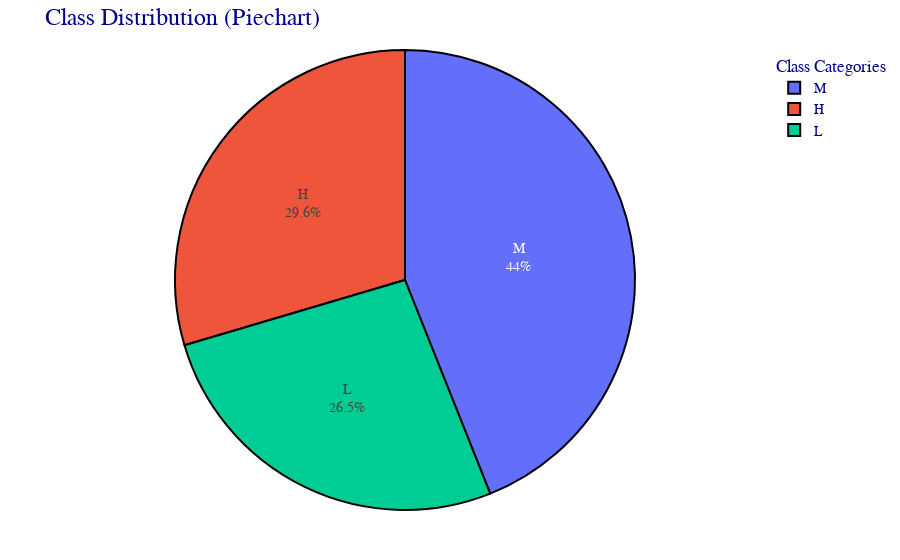

Notebook code for this chart:
### Markdown cell above
## Target Distribution

### Code cell
pie = px.pie(data,
            'Class', 
            title = 'Class Distribution (Piechart)',
            labels= {'Class': 'Class Label'},
            color_discrete_sequence=px.colors.qualitative.Plotly,
            hover_data=['Class'],)

pie.update_traces(textinfo = 'percent+label',
                  pull = [0.1 if cls == 'SpecificClass' else 0 for cls in data['Class']],
                  marker = dict(line=dict(color = '#000000', width = 2)))

pie.update_layout(title_font_size = 24,
                  legend_title_text = 'Class Categories',
                  margin = dict(t = 50, b = 50, l = 50, r = 50),
                  font = dict(family = 'Atial', size = 14, color = 'darkblue'))


pie.show()

### Figure 1 — Plotly figure (JSON) as saved in the notebook; plotly's stock layout.template omitted (floating-point values rounded to 4 significant figures; data arrays with more than 128 entries replaced by an {"elided": "..."} marker saying what was removed)
{"data": [{"customdata": {"elided": "480x1 str values"}, "domain": {"x": [0, 1], "y": [0, 1]}, "hovertemplate": "Class Label=%{customdata[0]}<extra></extra>", "labels": {"elided": "480 str values"}, "legendgroup": "", "marker": {"line": {"color": "#000000", "width": 2}}, "name": "", "pull": {"elided": "480 int values"}, "showlegend": true, "textinfo": "percent+label", "type": "pie"}], "layout": {"font": {"color": "darkblue", "family": "Atial", "size": 14}, "legend": {"title": {"text": "Class Categories"}, "tracegroupgap": 0}, "margin": {"b": 50, "l": 50, "r": 50, "t": 50}, "piecolorway": ["#636EFA", "#EF553B", "#00CC96", "#AB63FA", "#FFA15A", "#19D3F3", "#FF6692", "#B6E880", "#FF97FF", "#FECB52"], "title": {"font": {"size": 24}, "text": "Class Distribution (Piechart)"}}}
